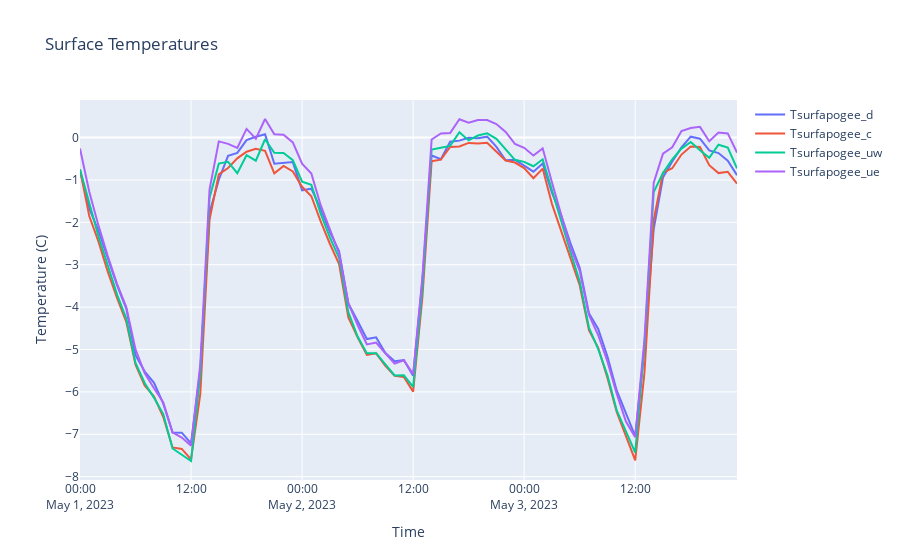

This figure's notebook cell:
### Code cell
fig = go.Figure()
for column in df.columns:
    fig.add_trace(go.Scatter(x=df.index, y=df[column], mode='lines', name=column))
fig.update_layout(title='Surface Temperatures', xaxis_title='Time', yaxis_title='Temperature (C)')
fig.show()
